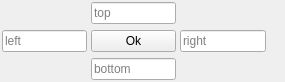
<?xml version="1.0" encoding="UTF-8"?>
<ui version="4.0">
 <class>CMarginsInput</class>
 <widget class="QFrame" name="CMarginsInput">
  <property name="geometry">
   <rect>
    <x>0</x>
    <y>0</y>
    <width>285</width>
    <height>82</height>
   </rect>
  </property>
  <property name="windowTitle">
   <string>Margins input</string>
  </property>
  <property name="frameShape">
   <enum>QFrame::NoFrame</enum>
  </property>
  <property name="frameShadow">
   <enum>QFrame::Plain</enum>
  </property>
  <property name="lineWidth">
   <number>0</number>
  </property>
  <layout class="QGridLayout" name="gl_MarginsInput">
   <property name="leftMargin">
    <number>2</number>
   </property>
   <property name="topMargin">
    <number>2</number>
   </property>
   <property name="rightMargin">
    <number>2</number>
   </property>
   <property name="bottomMargin">
    <number>2</number>
   </property>
   <property name="horizontalSpacing">
    <number>4</number>
   </property>
   <item row="2" column="1">
    <widget class="QLineEdit" name="le_Bottom">
     <property name="maxLength">
      <number>4</number>
     </property>
     <property name="placeholderText">
      <string>bottom</string>
     </property>
    </widget>
   </item>
   <item row="1" column="1">
    <widget class="QPushButton" name="pb_Ok">
     <property name="text">
      <string>Ok</string>
     </property>
    </widget>
   </item>
   <item row="0" column="1">
    <widget class="QLineEdit" name="le_Top">
     <property name="maxLength">
      <number>4</number>
     </property>
     <property name="placeholderText">
      <string>top</string>
     </property>
    </widget>
   </item>
   <item row="1" column="2">
    <widget class="QLineEdit" name="le_Right">
     <property name="placeholderText">
      <string>right</string>
     </property>
    </widget>
   </item>
   <item row="1" column="0">
    <widget class="QLineEdit" name="le_Left">
     <property name="placeholderText">
      <string>left</string>
     </property>
    </widget>
   </item>
   <item row="1" column="3">
    <spacer name="horizontalSpacer">
     <property name="orientation">
      <enum>Qt::Horizontal</enum>
     </property>
     <property name="sizeHint" stdset="0">
      <size>
       <width>40</width>
       <height>20</height>
      </size>
     </property>
    </spacer>
   </item>
  </layout>
 </widget>
 <resources/>
 <connections/>
</ui>
